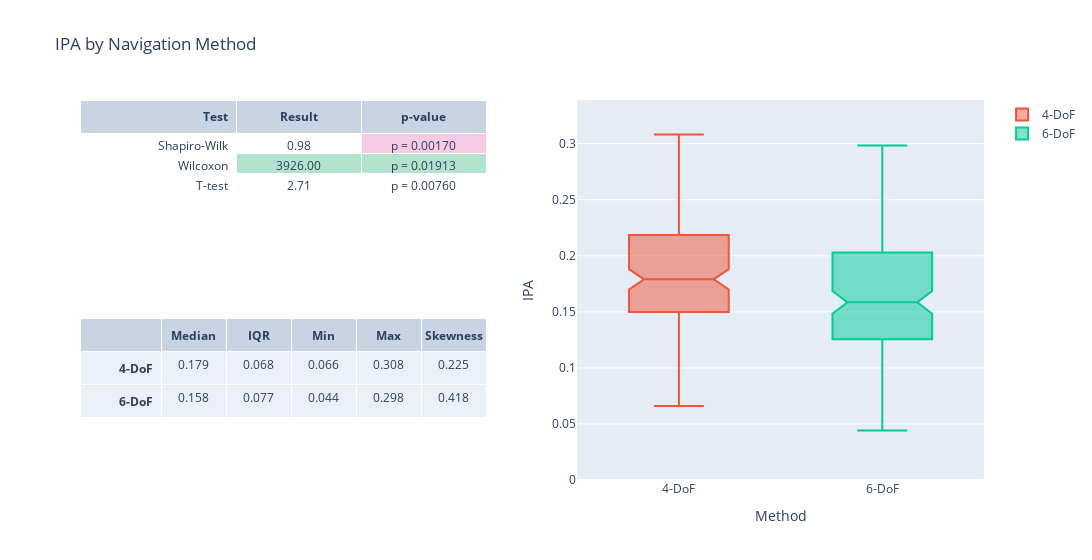

Here is the notebook cell this chart was saved with:
### Code cell
stats_table = go.Table(columnwidth=[5,4,4,4,4])
stats_table.header = dict(
    values=summary_header, 
    align = ['right', 'center'],)
stats_table.cells = dict(
        values=summary_values,
        align = ['right', 'center'],
        format=["", ".3f"],
        )

results_table = go.Table(columnwidth=[5,4,4])
results_table.header = dict(
    values= results_header, 
    align = ['right', 'center'],)
results_table.cells = dict(
        values=results_values,
        align = ['right', 'center'],
        format=["", ".2f", ".5f"],
        fill_color=fill_color,
        prefix=results_prefix,
        )

iqr_fig = make_subplots(
    rows=2, cols=2,
    shared_xaxes=False,
    specs=[
        [{"type": "table"}, {"type": "box", "rowspan": 2}],
        [{"type": "table"}, None]
    ])

iqr_fig.add_trace(stats_table, row=2, col=1)
iqr_fig.add_trace(go.Box(y=ipa_nav['4DoF'], name="4-DoF", notched=True, notchwidth=0.15), row=1, col=2)
iqr_fig.add_trace(go.Box(y=ipa_nav['6DoF'], name="6-DoF", notched=True, notchwidth=0.15), row=1, col=2)
iqr_fig.add_trace(results_table, row=1, col=1)

iqr_fig.update_layout(
    title_text="IPA by Navigation Method",
    width=1200,
    xaxis_title='Method',
    yaxis_title='IPA',
)

iqr_fig.update_yaxes(range=[0,max(1.1*ipa_4dof.max(), 1.1*ipa_6dof.max())])
iqr_fig.show()

### Figure 1 — Plotly figure (JSON) as saved in the notebook; plotly's stock layout.template omitted (floating-point values rounded to 4 significant figures; data arrays with more than 128 entries replaced by an {"elided": "..."} marker saying what was removed)
{"data": [{"cells": {"align": ["right", "center"], "format": ["", ".3f"], "values": [["<b>4-DoF</b>", "<b>6-DoF</b>"], [0.179, 0.1584], [0.06782, 0.07705], [0.06595, 0.04423], [0.3081, 0.2985], [0.2248, 0.4181]]}, "columnwidth": [5, 4, 4, 4, 4], "domain": {"x": [0, 0.45], "y": [0, 0.425]}, "header": {"align": ["right", "center"], "values": ["", "<b>Median</b>", "<b>IQR</b>", "<b>Min</b>", "<b>Max</b>", "<b>Skewness</b>"]}, "type": "table"}, {"name": "4-DoF", "notched": true, "notchwidth": 0.15, "type": "box", "xaxis": "x", "y": {"elided": "144 float values"}, "yaxis": "y"}, {"name": "6-DoF", "notched": true, "notchwidth": 0.15, "type": "box", "xaxis": "x", "y": {"elided": "144 float values"}, "yaxis": "y"}, {"cells": {"align": ["right", "center"], "fill": {"color": [["white", "white", "white"], ["white", "rgb(179,226,205)", "white"], ["rgb(244,202,228)", "rgb(179,226,205)", "white"]]}, "format": ["", ".2f", ".5f"], "prefix": ["", "", "p = "], "values": [["Shapiro-Wilk", "Wilcoxon", "T-test"], [0.9829, 3926, 2.709], [0.001699, 0.01913, 0.007596]]}, "columnwidth": [5, 4, 4], "domain": {"x": [0, 0.45], "y": [0.575, 1]}, "header": {"align": ["right", "center"], "values": ["<b>Test</b>", "<b>Result</b>", "<b>p-value</b>"]}, "type": "table"}], "layout": {"title": {"text": "IPA by Navigation Method"}, "width": 1200, "xaxis": {"anchor": "y", "domain": [0.55, 1], "title": {"text": "Method"}}, "yaxis": {"anchor": "x", "domain": [0, 1], "range": [0, 0.339], "title": {"text": "IPA"}}}}
